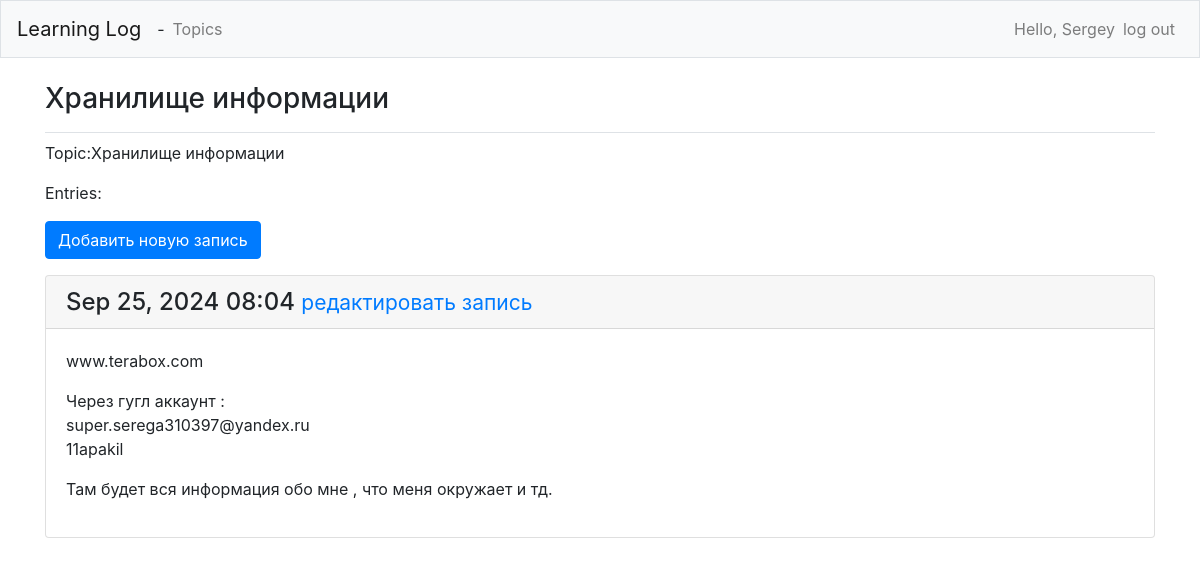
Page /topics/4/ (signed in) on the committed database.
### learning_logs/models.py (models this page shows, shortened)
class Topic(models.Model):
    text = models.CharField(max_length=200) # блок данных, состоящий из символов, то есть текст
    date_added = models.DateTimeField(auto_now_add=True) # блок данных для хранения даты и времени
    owner = models.ForeignKey(User, on_delete=models.CASCADE)
    def __str__(self):
        return self.text

class Entry(models.Model):
    topic = models.ForeignKey(Topic, on_delete=models.CASCADE)
    text = models.TextField()
    date_added = models.DateTimeField(auto_now_add=True)
    class Meta:
        verbose_name_plural = 'entries'

### learning_logs/views.py (the view)
@login_required()
def topic(request, topic_id):
    topic = Topic.objects.get(id=topic_id)
    if topic.owner != request.user:
        raise Http404
    entries = topic.entry_set.order_by('-date_added')
    context = {'topic': topic, 'entries': entries}
    return render(request, 'learning_logs/topic.html', context)

### learning_logs/templates/learning_logs/topic.html
{% extends "learning_logs/base.html" %}
{% block page_header %}
    <h3>{{ topic }}</h3>
{% endblock page_header %}
{% block content %}
  <p>Topic:{{ topic }}</p>
  <p>Entries:</p>
  <p>
     <a name="submit" class="btn btn-primary" href="{% url 'learning_logs:new_entry' topic.id %}">Добавить новую запись</a>
  </p>
    {% for entry in entries %}
      <div class="card mb-3">
          <h4 class="card-header">
              {{ entry.date_added|date:'M d, Y H:i' }}
              <small><a href="{% url 'learning_logs:edit_entry' entry.id %}">редактировать запись</a> </small>
          </h4>
          <div class="card-body">
              {{ entry.text|linebreaks }}
          </div>
      </div>
    {% empty %}
      <p>Пока нет записей по этой теме.</p>
    {% endfor %}
{% endblock content %}

### learning_logs/templates/learning_logs/base.html (shortened to what this page needs)
{% load bootstrap4 %}
<!DOCTYPE html>
<html lang="en">
<head>
    {% bootstrap_css %}
</head>
<body>
  <nav class="navbar navbar-expand-md navbar-light bg-light mb-4 border">
    <a class="navbar-brand" href="{% url 'learning_logs:index' %}">Learning Log</a> -
    <div class="collapse navbar-collapse" id="navbarCollapse">
        <ul class="navbar-nav mr-auto">
            <li class="nav-item">
                <a class="nav-link" href="{% url 'learning_logs:topics' %}">Topics</a>
            </li>
        </ul>
        <ul class="navbar-nav ml-auto">
            {%if user.is_authenticated %}
            <li class="nav-item">
                <span class="navbar-text">Hello, {{ user.username }}</span>
            </li>
            <li class="nav-item">
                <a class="nav-link" href="{% url 'users:logout' %}">log out</a>
            </li>
            {% endif %}
        </ul>
    </div>
  </nav>
  <main role="main" class="container">
      <div class="pb-2 mb-2 border-bottom">
          {% block page_header %}{% endblock page_header %}
      </div>
      <div>
          {% block content %}{% endblock content %}
      </div>
  </main>
</body>
</html>

### rows in the picture
Topic: text "Хранилище информации"
Entry: date_added "Sep 25, 2024 08:04", text "www.terabox.com Через гугл аккаунт : super.serega310397@yandex.ru 11apakil Там будет вся информация обо мне , что меня окружает и тд."

### other values in the picture
{{ user.username }} "Sergey"
